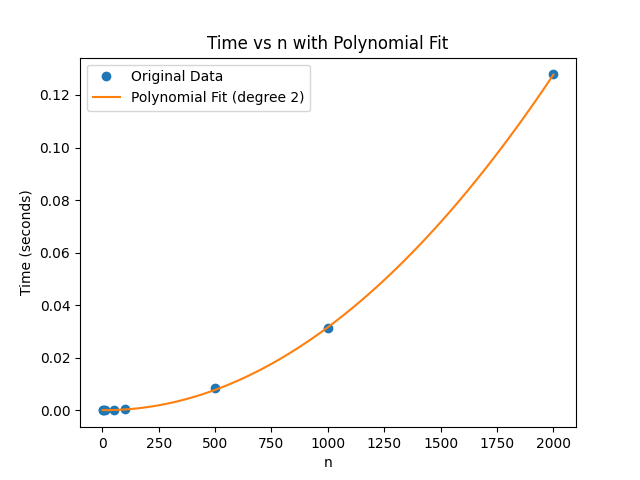

This figure's Python source:
#outputs fitted curve along with original data points 
import time
import matplotlib.pyplot as plt
import numpy as np

def f(n):
    x = 1
    for i in range(n):  
        for j in range(n):
            x += 1

def time_f_vs_n():
    n_vals = [1, 5, 10, 50, 100, 500, 1000, 2000] #n values
    times = [] 

    for n in n_vals:
        start_time = time.time()
        f(n)
        elapsed_time = time.time() - start_time
        times.append(elapsed_time)
    
    #this calculated the coefficients of the polynomial considered (quad) base don the n values and corresponding times 
    p = np.polyfit(n_vals, times, 2)  #considering the degree as 2 (quadratic)
    print("Polynomial coefficients (degree 2):", p) #polyfit function outputs the values of the coefficients 

    #this creates the actualy polynomial fucntion (equation) based on the coefficients calculated
    # like ax^2 + bx + c = 0
    poly_func = np.poly1d(p)

    #since we have n values like(1, 5, 10, 100,...) it is discrete values. 
    #but to get a smoother/continuous curve, we smooth the n values (i.e., get consider continoous values for n)
    n_smooth = np.linspace(min(n_vals), max(n_vals), 100)
    time_fit = poly_func(n_smooth) #calculate corresponding times for all the smoothened n values 

    #plotting
    plt.plot(n_vals, times, 'o', label='Original Data')  # only show original data points
    plt.plot(n_smooth, time_fit, '-', label='Polynomial Fit (degree 2)')  # polynomial fitted curve
    plt.xlabel('n')
    plt.ylabel('Time (seconds)')
    plt.title('Time vs n with Polynomial Fit')
    plt.legend()

    plt.savefig('timeplot_fit.png')
    plt.show()

    return n_vals, times, poly_func

n_vals, times, poly_func = time_f_vs_n()